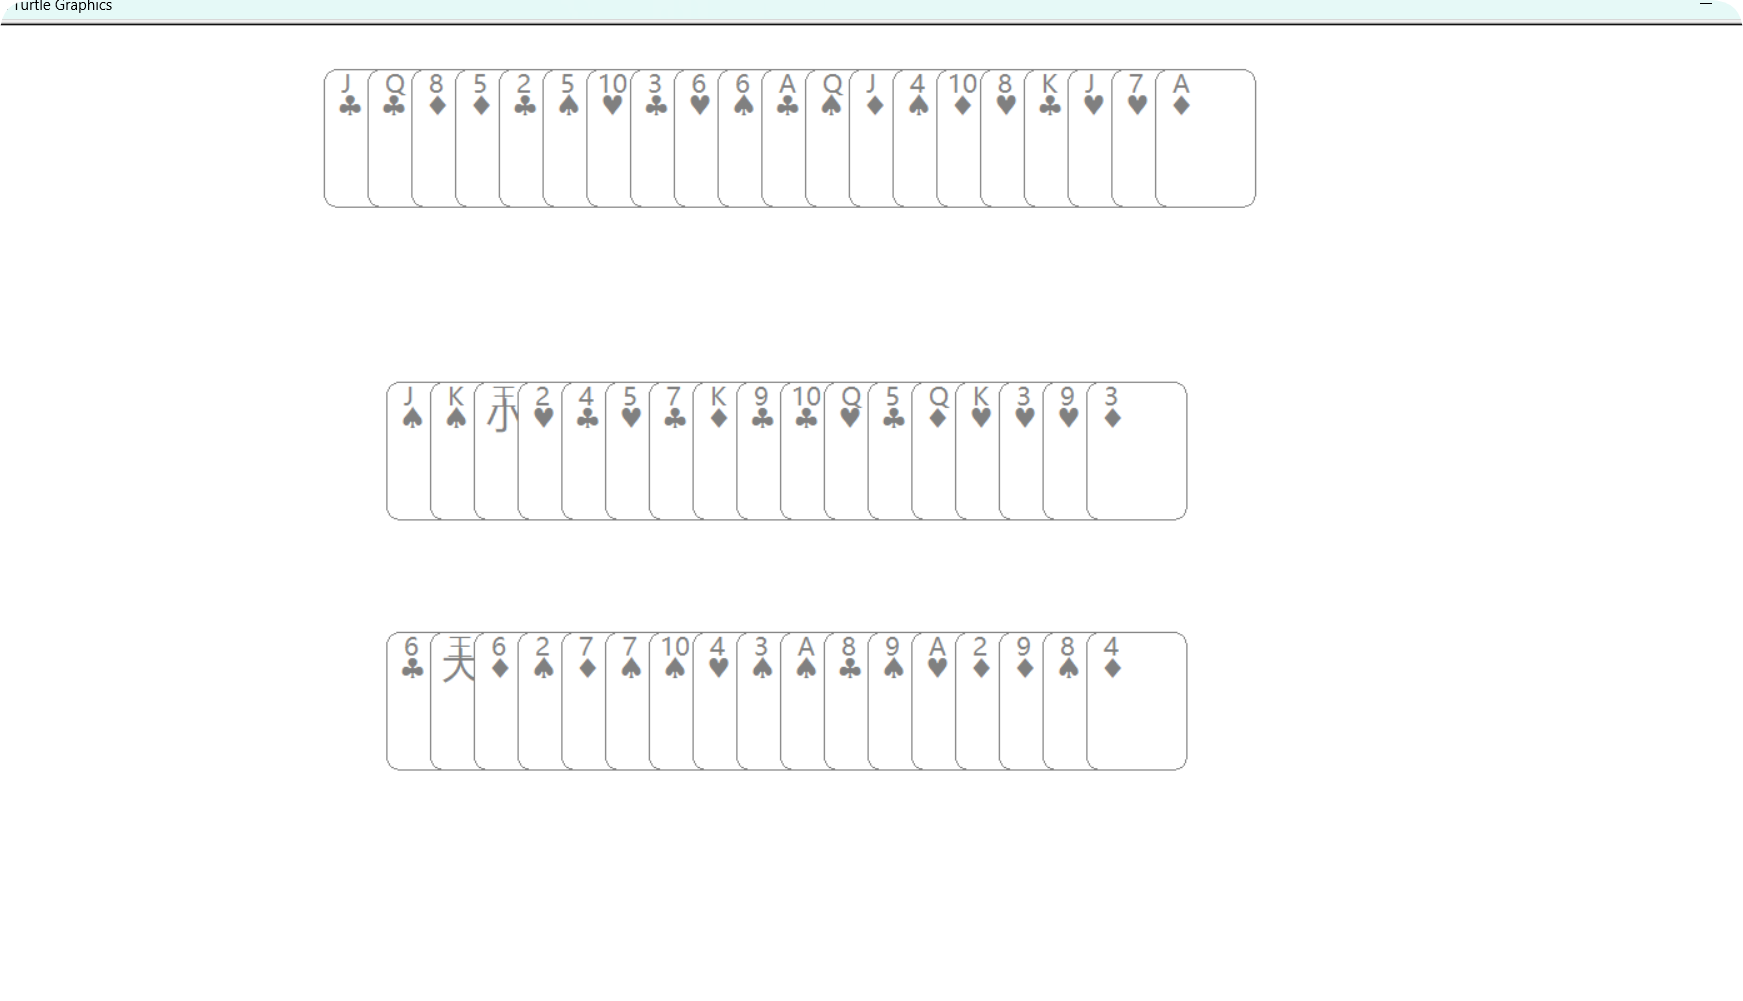

Here is the Python script that generated this plot:
import random as r
import turtle as t
#'\u2665'   #红心，'\u2660'   #黑桃，'\u2666'   #方块，'\u2663'   #梅花

pk=['\u2665A','\u26652','\u26653','\u26654','\u26655','\u26656','\u26657','\u26658', '\u26659','\u266510','\u2665J','\u2665Q','\u2665K',
    '\u2660A','\u26602','\u26603','\u26604','\u26605','\u26606','\u26607','\u26608', '\u26609','\u266010','\u2660J', '\u2660Q','\u2660K',
    '\u2666A','\u26662','\u26663','\u26664','\u26665','\u26666','\u26667','\u26668', '\u26669','\u266610','\u2666J','\u2666Q','\u2666K',
    '\u2663A','\u26632','\u26633','\u26634','\u26635','\u26636','\u26637','\u26638', '\u26639','\u266310','\u2663J','\u2663Q','\u2663K',
    '小王','大王']

dizhu=[]
nm1=[]
nm2=[]

for i in range(17):
    a=r.randint(0,len(pk)-1)
    nm1.append(pk[a])
    del pk[a]
    b=r.randint(0,len(pk)-1)
    nm2.append(pk[b])
    del pk[b]  

for j in range(20):
    num=r.randint(0,len(pk)-1)
    dizhu.append(pk[num])
    del pk[num]
'''
print("农民1的手牌:\n",nm1,"\n")
print("农民2的手牌:\n",nm2,"\n")
print("地主的手牌:\n",dizhu,"\n")
'''
def one_fang_kuai(x,y,an):
    t.speed(100)
    t.setheading(0)    #seth=setheading
    t.penup()
    t.goto(x,y)
    t.pendown()
    t.color("gray","white")
    t.begin_fill()
    t.fd(60)
    t.circle(10,90)
    t.fd(90)
    t.circle(10,90)
    t.fd(60)
    t.circle(10,90)
    t.fd(90)
    t.circle(10,90)
    t.end_fill()

    an2=an[1:]
    an1=an[0:1]

    if(an2=='10'):
        t.penup()
        t.goto(x,y+85)
        t.pendown()
    else:
        t.penup()
        t.goto(x+5,y+85)
        t.pendown()

    t.write(an2,font=("微软雅黑",15,"normal"))
    t.setheading(0) 
    t.penup()
    t.goto(x+1,y+65)
    t.pendown()
    t.write(an1,font=("微软雅黑",22,"normal"))
    t.hideturtle()

    
for k in range(17):
        one_fang_kuai(-400+k*35,-200,nm1[k])

for n in range(17):
        one_fang_kuai(-400+n*35,0,nm2[n])

for m in range(20):
        one_fang_kuai(-450+m*35,250,dizhu[m])
